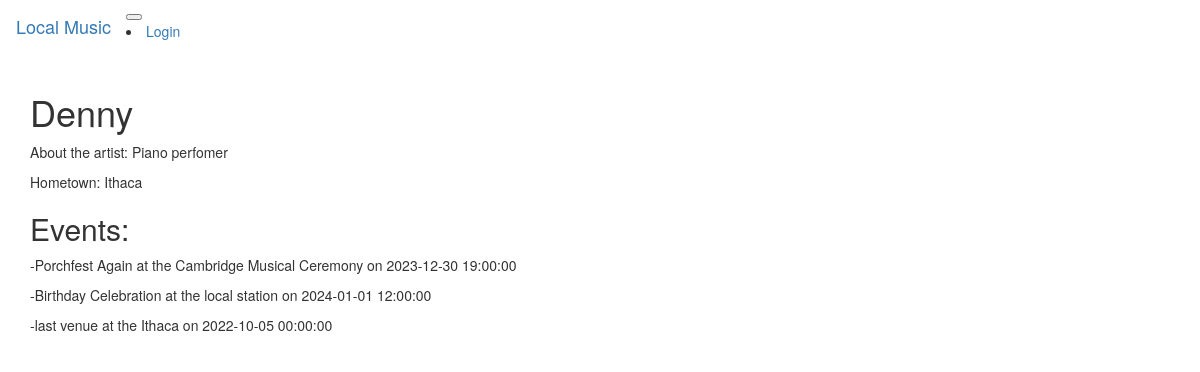
/artist/Denny, run on the app's committed database.
### app/models.py (models this page shows, shortened)
class Artist(db.Model):
    id = db.Column(db.Integer, primary_key=True)
    name = db.Column(db.String(64), index=True)
    hometown = db.Column(db.String(64), index=True)
    about_me = db.Column(db.String(140))

class Event(db.Model):
    id = db.Column(db.Integer, primary_key=True)
    title = db.Column(db.String(64), index=True)
    location = db.Column(db.String(64), index=True)
    date_time = db.Column(db.DateTime, index=True)
    venue_id = db.Column(db.Integer, db.ForeignKey("venue.id"))

### app/routes.py (the view)
@login_required
@app.route('/artist/<name>')
def artist(name):
  artist = db.session.query(Artist).filter_by(name=name).first()
  events = db.session.query(Event).join(ArtistToEvent, ArtistToEvent.event_id == Event.id).join(Artist, Artist.id == ArtistToEvent.artist_id).filter(Artist.name == name).all()
  return render_template('artist_page.html', title=name, artist=artist, events=events)

### app/templates/artist_page.html
{% extends "base.html" %}
{% block app_content %}
  <h1>{{ artist.name }}</h1>
  <div>
    <p>About the artist: {{ artist.about_me }}</p>
    <p>Hometown: {{ artist.hometown }}</p>
  </div>
  <h2> Events: </h2>
    {% for event in events %}
    <div>
      <p>-{{ event.title }} at the {{ event.location }} on {{ event.date_time }}</p>
    </div>
    {% endfor %}
{% endblock %}

### data on the page
Artist: name "Denny", about_me "Piano perfomer", hometown "Ithaca"
Event: title "Porchfest Again", location "Cambridge Musical Ceremony", date_time "2023-12-30 19:00:00"
Event: title "Birthday Celebration", location "local station", date_time "2024-01-01 12:00:00"
Event: title "last venue", location "Ithaca", date_time "2022-10-05 00:00:00"
